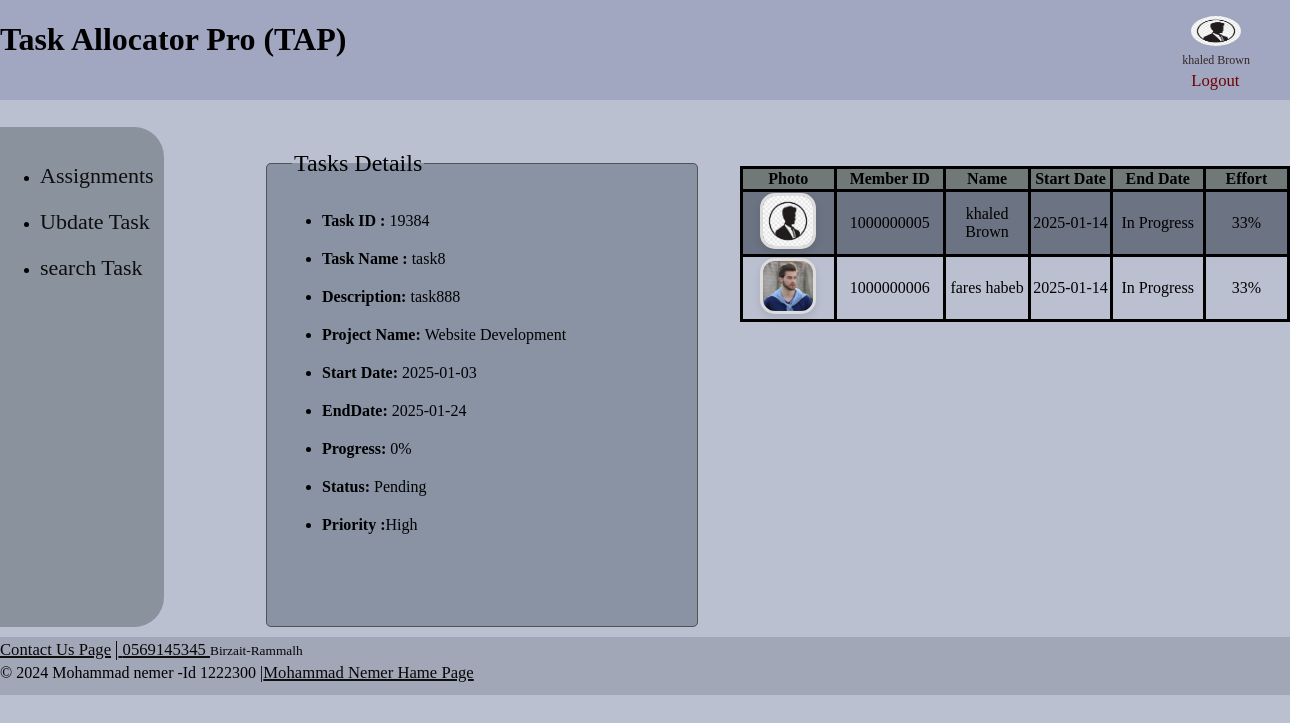
The app's page /Task_Details.php?TaskID=19384 (signed in) with its own data.
### tables this page shows
CREATE TABLE `tasks` (
  `TaskID` int(11) NOT NULL,
  `TaskName` varchar(255) DEFAULT NULL,
  `Description` varchar(255) DEFAULT NULL,
  `ProjectID` varchar(255) DEFAULT NULL,
  `StartDate` date DEFAULT NULL,
  `EndDate` date DEFAULT NULL,
  `Effort` int(11) DEFAULT NULL,
  `Status` enum('Pending','In Progress','Completed') DEFAULT NULL,
  `Priority` enum('Low','Medium','High') DEFAULT NULL,
  `Progress` int(4) NOT NULL
);

CREATE TABLE `project` (
  `project_id` varchar(11) NOT NULL,
  `project_title` varchar(255) DEFAULT NULL,
  `project_description` text DEFAULT NULL,
  `customer_name` varchar(255) DEFAULT NULL,
  `total_budget` decimal(10,2) DEFAULT NULL,
  `start_date` date DEFAULT NULL,
  `end_date` date DEFAULT NULL,
  `file1_name` varchar(255) DEFAULT NULL,
  `file2_name` varchar(255) DEFAULT NULL,
  `file3_name` varchar(255) DEFAULT NULL,
  `Leaderid` bigint(20) DEFAULT NULL
);

CREATE TABLE `user_task` (
  `id` int(11) NOT NULL,
  `id_user` bigint(20) NOT NULL,
  `id_tasks` int(11) NOT NULL,
  `Start_Date` date DEFAULT NULL,
  `Role` enum('Developer','Designer','Tester','Analyst','Support') DEFAULT NULL,
  `Contribution` int(11) DEFAULT NULL,
  `accept` tinyint(1) DEFAULT NULL,
  `End_Date` date DEFAULT NULL,
  `stute` enum('Pending','In Progress','Completed') NOT NULL DEFAULT 'Pending',
  `progress` int(11) NOT NULL DEFAULT 0
);

CREATE TABLE `users` (
  `id` bigint(20) NOT NULL,
  `name` varchar(255) DEFAULT NULL,
  `address_flat_house_no` varchar(255) DEFAULT NULL,
  `address_street` varchar(255) DEFAULT NULL,
  `address_city` varchar(255) DEFAULT NULL,
  `address_country` varchar(255) DEFAULT NULL,
  `date_of_birth` date DEFAULT NULL,
  `id_number` varchar(255) DEFAULT NULL,
  `email` varchar(255) DEFAULT NULL,
  `telephone` varchar(15) DEFAULT NULL,
  `role` enum('Manager','Project Leader','Team Member') DEFAULT NULL,
  `qualification` text DEFAULT NULL,
  `skills` text DEFAULT NULL,
  `Username` varchar(255) DEFAULT NULL,
  `password` varchar(255) DEFAULT NULL,
  `images` varchar(255) DEFAULT NULL
);

### Task_Details.php (the view, shortened to what this page needs)
<?php
$id=$_GET['TaskID'];
$pdo = db_connect();
?>
<!DOCTYPE html>
<html lang="en">
<head>
    <link rel="stylesheet" href="style2.css">
</head>
<body>
<header>
<h1>Task Allocator Pro (TAP)</h1>
<nav id="account">
    <figure>
    <img id="imgpersonal" src="/Files/<?php echo $_SESSION['images']; ?>" alt="pimg">
  <figcaption>  <a id="hehm"  href="/pesonalpage.php">
    <?php
echo $_SESSION['name']; ?></a></figcaption>
<a id="logout" href="/login.php"> <small>Logout</small></a>
</figure>
    </nav>
</header>
<article id="contener">
<nav id="Manager">
    <ul>
    <?php
if($_SESSION['role']=='Team Member')
{
?>
  <li
    <?php
    global $issset;    if($issset==1){echo ' id="assign"';}
     ?>
    ><a  href="/membertask.php"> Assignments</a></li>
    <li><a href="/searchTask.php">Ubdate Task</a></li>
    <li ><a href="/searchTaskmember.php">search Task</a></li>
      <?php
}
?>
    </ul>
</nav>
<main id="Task_Details">
  <fieldset id="informationtasks">
        <legend >Tasks Details</legend>
        <?php
T_LIST();
        ?>
    </fieldset>
    <?php
table();
        ?>
</main>
</article>
<footer>
 <small id="small">
 <a href="https://www.facebook.com/Future.Center.Haybrid.cars/?locale=ar_AR"> <small id="small"> Contact Us Page</small></a>
<a href="https://web.whatsapp.com/">|<small id="small">  0569145345 </small></a>
 Birzait-Rammalh
</small>
 <br>
&copy; 2024 Mohammad nemer -Id 1222300 |<a href="./../../index.html"><small id="small">Mohammad Nemer Hame Page</small></a>
</footer>
</body>
</html>
<?php
function T_LIST()
{
    global $pdo;
    global $id;
    $sql = "
    SELECT * FROM tasks JOIN project ON  tasks.ProjectID = project.project_id WHERE tasks.TaskID=:id";
$cont[':id']=$id;
   $stmt = $pdo->prepare($sql);
        $stmt->execute($cont);
$row = $stmt->fetch(PDO::FETCH_ASSOC);
echo '<nav>';
echo '<ul>';
if($row) {
    echo "<li><strong>Task ID :</strong> " .$row['TaskID'] . "</li>";
    echo "<li><strong>Task Name :</strong> {$row['TaskName']}</li>";
    echo "<li><strong>Description: </strong>{$row['Description']}</li>";
    echo "<li><strong>Project Name: </strong> {$row['project_title']}</li>";
    echo "<li><strong>Start Date: </strong>{$row['StartDate']}</li>";
    echo "<li><strong>EndDate: </strong>{$row['EndDate']}</li>";
    echo "<li><strong>Progress: </strong>{$row['Progress']}%</li>";
    echo "<li><strong>Status: </strong>{$row['Status']}</li>";
    echo "<li><strong>Priority :</strong>{$row['Priority']}</li>";
}
echo '</ul>';
  echo '</nav>';
}
function table()
{
    global $id;
    $cont[':id']=$id;
    $sql = "
    SELECT * FROM
        user_task
     JOIN
        users
        ON user_task.id_user = users.id  WHERE user_task.id_tasks=:id and user_task.accept=1";
        global $pdo;
   $stmt = $pdo->prepare($sql);
        $stmt->execute($cont);
    echo   "<table id='tableuser'>";
    echo "<thead>
    <tr>
         <th>Photo</a></th>
         <th>Member ID</a></th>
         <th>Name</a></th>
         <th>Start Date</th>
         <th>End Date</th>
         <th>Effort</th>
    </tr>
</thead>";
echo "<tbody>";
$rows = $stmt->fetchAll(PDO::FETCH_ASSOC);
if($rows)
{
    foreach ($rows as $row) {
        echo "<tr>";
        echo "<td><img class='imageuser' src='/Files/" . $row['images'] . "' alt='Image' /></td>";
        echo "<td>" .$row['id'] . "</td>";
        echo "<td>{$row['name']}</td>";
        echo "<td>{$row['Start_Date']}</td>";
        if($row['stute']=='Completed')
        {
            echo "<td>{$row['End_Date']}</td>";
        }else{
            echo "<td>In Progress</td>";
        }
        echo "<td>{$row['Contribution']}%</td>";
        echo "</tr>";
    }
}else{
    echo "<tr>";
     echo "<td colspan='6'>no Human</td>";
     echo "</tr>";
}
    echo "</tbody>";
    echo "</table>";
}
?>

### style2.css (style rules this page uses)
body { background-color: rgb(187, 192, 209); margin-top: 0px; margin-left: 0px; margin-right: 0px; margin-bottom: 0px; padding-bottom: 0px; display: flex; flex-direction: column; flex-wrap: nowrap; }
a:link { color: rgb(14, 14, 15); }
.imageuser { width: 50px; height: 50px; border: 3px solid #ddd; border-radius: 15px; box-shadow: 0 4px 8px rgba(0, 0, 0, 0.1); transition: all 0.3s ease-in-out; }
#imgpersonal { width: 50px; height: 30px; border-radius: 50%; margin-left: 20px; }
#account { margin-right: 0px; }
header { padding-top: 0px; margin-top: 0px; display: flex; justify-content: space-between; flex-direction: row; flex-wrap: nowrap; width: 100%; height: 100px; background-color: rgb(161, 167, 192); }
#hehm { text-decoration: none; font-size: 12px; color: #362626; margin-left: 11px; }
#contener { display: flex; flex-direction: row; flex-wrap: nowrap; margin-bottom: 10px; }
footer { margin-bottom: 0px; height: 58px; background-color: rgb(162, 167, 184); }
a { font-size: 20px; }
#informationtasks { width: 400px; margin-top: 50px; }
#Task_Details { display: flex; flex-direction: row; flex-wrap: nowrap; flex-wrap: nowrap; }
#tableuser { width: 550px; height: 100px; margin-left: 40px; margin-top: 66px; }
#small { color: #070707; }
table { border: solid 1px black; border-collapse: collapse; margin-top: 50px; background-attachment: scroll; height: auto; width: auto; }
th { background-color:rgb(112, 120, 120); border: solid 3px black; border-collapse: collapse; text-align: center; }
td { border: solid black 3px; width: 150px; text-align: center; }
legend { margin-left: 10px; margin-top: 100px; font-size: 24px; }
tbody tr:nth-child(odd) { background-color: #6c7382; }
#Manager { border-top-right-radius: 30px; border-bottom-right-radius: 30px; display: flex; flex-direction: row; flex-wrap: nowrap; width: 200px; background-color: rgb(138, 147, 157); height: 500px; padding-left: 0px; margin-top: 27px; margin-right: 100px; }
fieldset { display: flex; flex-direction: row; gap: 10px; border: 1px solid #535353; background-color: #8a93a4; border-collapse:collapse; border-radius: 5px; padding: 15px; }
li { margin-top: 20px; }
small { color: #6c0202; }
#Manager a { text-decoration: none; font-family: "Times New Roman", Georgia, serif; font-size: 22px; }
#logout { text-decoration: none; margin-left: 20px; font-size: 20px; }

### records on screen
tasks: TaskID "19384", TaskName "task8", Description "task888", ProjectID.project_title "Website Development", StartDate "2025-01-03", EndDate "2025-01-24", Progress "0", Status "Pending", Priority "High"
user_task: id_user.images (picture), id_user "1000000005", id_user.name "khaled Brown", Start_Date "2025-01-14", stute "In Progress", Contribution "33"
user_task: id_user.images (picture), id_user "1000000006", id_user.name "fares habeb", Start_Date "2025-01-14", stute "In Progress", Contribution "33"

### other values on screen
$_SESSION['name'] "khaled Brown"
